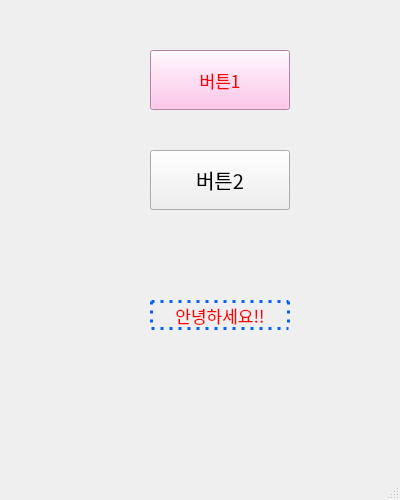
<?xml version="1.0" encoding="UTF-8"?>
<ui version="4.0">
 <class>MainWindow</class>
 <widget class="QMainWindow" name="MainWindow">
  <property name="geometry">
   <rect>
    <x>0</x>
    <y>0</y>
    <width>400</width>
    <height>500</height>
   </rect>
  </property>
  <property name="windowTitle">
   <string>MainWindow</string>
  </property>
  <widget class="QWidget" name="centralwidget">
   <widget class="QPushButton" name="button1">
    <property name="geometry">
     <rect>
      <x>150</x>
      <y>50</y>
      <width>140</width>
      <height>60</height>
     </rect>
    </property>
    <property name="minimumSize">
     <size>
      <width>131</width>
      <height>0</height>
     </size>
    </property>
    <property name="font">
     <font>
      <family>궁서체</family>
      <pointsize>13</pointsize>
     </font>
    </property>
    <property name="styleSheet">
     <string notr="true">color: rgb(255, 0, 0);
background-color: rgb(255, 179, 229);
border-color: 2px rgb(29, 0, 255);

</string>
    </property>
    <property name="text">
     <string>버튼1</string>
    </property>
   </widget>
   <widget class="QPushButton" name="button2">
    <property name="geometry">
     <rect>
      <x>150</x>
      <y>150</y>
      <width>140</width>
      <height>60</height>
     </rect>
    </property>
    <property name="minimumSize">
     <size>
      <width>131</width>
      <height>0</height>
     </size>
    </property>
    <property name="font">
     <font>
      <family>한컴 고딕</family>
      <pointsize>15</pointsize>
     </font>
    </property>
    <property name="text">
     <string>버튼2</string>
    </property>
   </widget>
   <widget class="QLabel" name="label1">
    <property name="geometry">
     <rect>
      <x>150</x>
      <y>300</y>
      <width>140</width>
      <height>30</height>
     </rect>
    </property>
    <property name="font">
     <font>
      <family>휴먼옛체</family>
      <pointsize>13</pointsize>
      <weight>50</weight>
      <italic>false</italic>
      <bold>false</bold>
      <underline>false</underline>
      <stylestrategy>PreferDefault</stylestrategy>
     </font>
    </property>
    <property name="layoutDirection">
     <enum>Qt::LeftToRight</enum>
    </property>
    <property name="styleSheet">
     <string notr="true">color: rgb(255, 0, 4);

border: 3px dotted rgb(0, 98, 255);</string>
    </property>
    <property name="text">
     <string>안녕하세요!!</string>
    </property>
    <property name="alignment">
     <set>Qt::AlignCenter</set>
    </property>
   </widget>
  </widget>
  <widget class="QMenuBar" name="menubar">
   <property name="geometry">
    <rect>
     <x>0</x>
     <y>0</y>
     <width>400</width>
     <height>21</height>
    </rect>
   </property>
  </widget>
  <widget class="QStatusBar" name="statusbar"/>
 </widget>
 <resources/>
 <connections/>
</ui>
